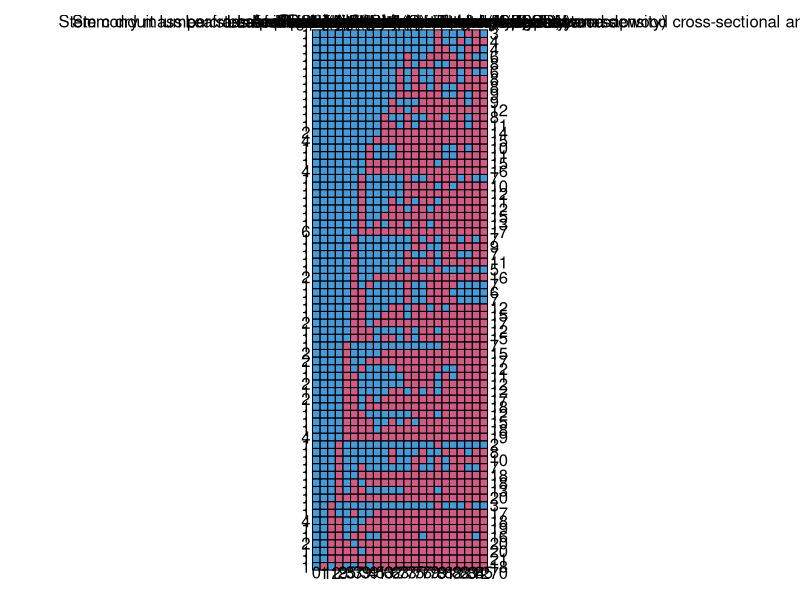
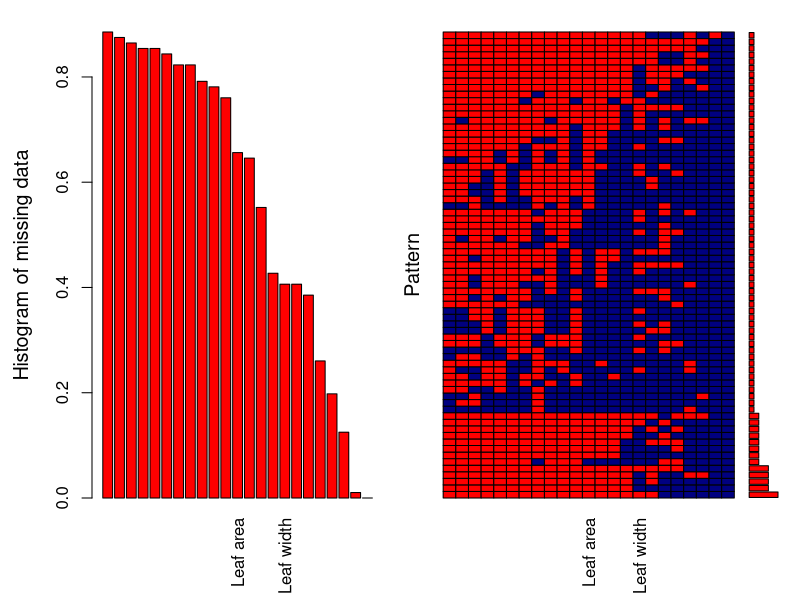
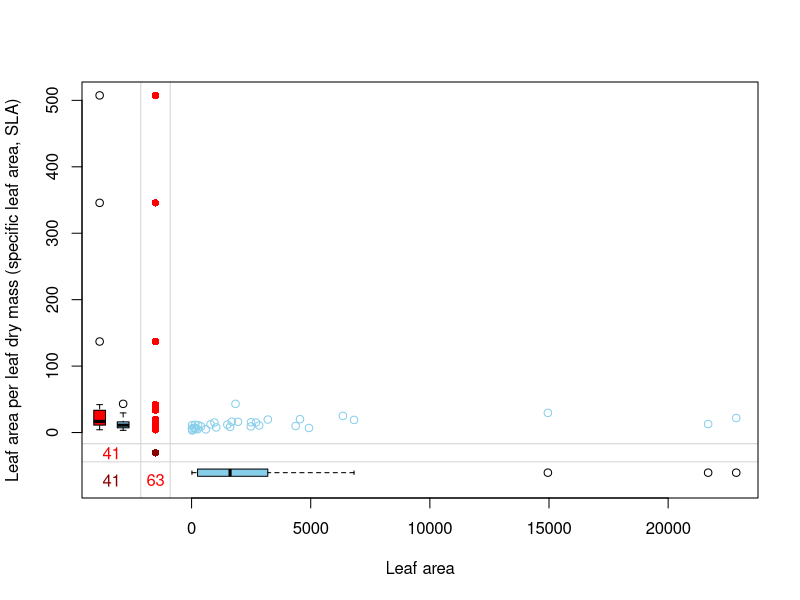

Reproduce these figures in R, in order. (Note: this script raises an error after producing the figures.)
# Jay Jain
# June 16, 2017
# The structure of this script is taken heavily from the following source: 
# https://www.r-bloggers.com/imputing-missing-data-with-r-mice-package/ 
# multivariate imputation by chained equations  (MICE)

# TODO: troubleshoot xyplot and density plot.

setwd("/home/jay/Desktop/nasabio/")

fia_traitmeans <- read.csv('try_fia_traitmeans.csv',head = TRUE, sep = ',', check.names = FALSE)
#fia_traitmeans <- fia_traitmeans[,c(15,17)]

pMiss <- function(x){sum(is.na(x))/length(x)*100}
apply(fia_traitmeans,2,pMiss)
apply(fia_traitmeans,1,pMiss)

library(mice)
md.pattern(fia_traitmeans)

library(VIM)
aggr_plot <- aggr(fia_traitmeans, col=c('navyblue','red'), numbers=TRUE, sortVars=TRUE, labels=names(fia_traitmeans), gap=3, ylab=c("Histogram of missing data","Pattern"))

marginplot(fia_traitmeans[c(2,3)])

# Note: I picked columns 15 and 17 because they had the least amount of missing values
tempData <- mice.mids(fia_traitmeans,m=5,maxit=50,meth='pmm',seed=500)
summary(tempData)

# See what method was used on the traits
tempData$meth

# View the imputed values for the two traits 
#tempData$imp$`Plant tolerance to shade`
#tempData$imp$`Seed dry mass`

xyplot(tempData,tempData$imp$`Plant tolerance to shade` ~ tempData$imp$`Seed dry mass`,pch=18,cex=1)

densityplot(tempData)

stripplot(tempData, pch = 20, cex = 1.2)


# Pooling

# modelFit1 <- with(tempData,lm(Temp~ Ozone+Solar.R+Wind))
# summary(pool(modelFit1))

# tempData2 <- mice(data,m=50,seed=245435)
# modelFit2 <- with(tempData2,lm(Temp~ Ozone+Solar.R+Wind))
# summary(pool(modelFit2))
